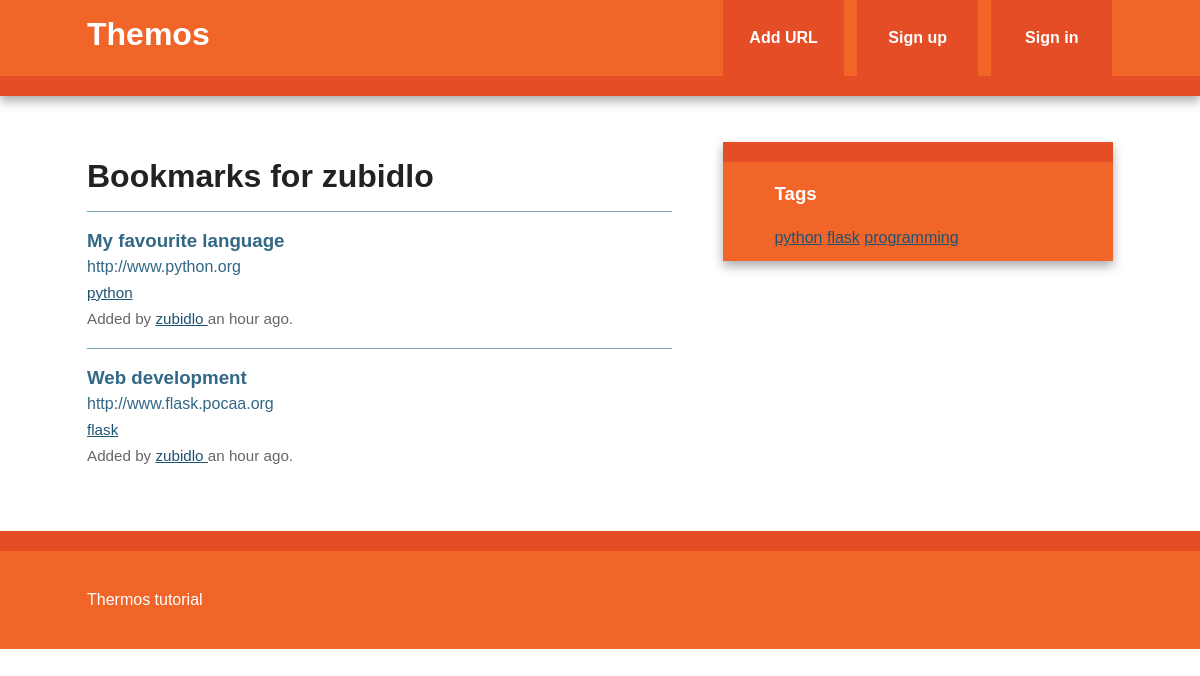
Screenshot of /user/zubidlo with the database file from the repository.
### thermos/models.py (models this page shows, shortened)
class User(db.Model, UserMixin):
    id = db.Column(db.Integer, primary_key=True)
    username = db.Column(db.String(80), unique=True)
    email = db.Column(db.String(120), unique=True)
    bookmarks = db.relationship('Bookmark', backref='user', lazy='dynamic')
    password_hash = db.Column(db.String)
    @property
    def password(self):
        """
        getter not implemented
        """
        raise AttributeError('password: write-only filed')
    @staticmethod
    def get_by_username(username):
        return User.query.filter_by(username=username).first()

class Bookmark(db.Model):
    id = db.Column(db.Integer, primary_key=True)
    url = db.Column(db.Text, nullable=False)
    date = db.Column(db.DateTime, default=datetime.utcnow())
    description = db.Column(db.String(300))
    user_id = db.Column(db.Integer, db.ForeignKey('user.id'), nullable=False)
    _tags = db.relationship('Tag', secondary=tags,
                            backref=db.backref('bookmarks', lazy='dynamic'))
    @property
    def tags(self):
        return ','.join(t.name for t in self._tags)
    @tags.setter
    def tags(self, string):
        """
        tags setter
        """
        if string:
            self._tags = [Tag.get_or_create(name) for name in string.split(',')]

class Tag(db.Model):
    id = db.Column(db.Integer, primary_key=True)
    name = db.Column(db.String(25), nullable=False, unique=True, index=True)
    @staticmethod
    def all():
        return Tag.query.all()
    def __repr__(self):
        return self.name

### thermos/views.py (the view)
@app.route('/user/<username>')
def user(username):
    user = User.get_by_username(username)
    if user:
        return render_template('user.html', user=user)
    abort(404)

### thermos/views.py (called while the page is built)
@app.context_processor
def inject_tags():
    return dict(all_tags=Tag.all)

### thermos/templates/user.html (shortened to what this page needs)
{% extends "base.html" %}
{% block content %}
    <article>
        <header>
            <h1>Bookmarks for {{ user.username }}</h1>
            {% if user.bookmarks.count() > 0 %}
                {% with bookmarks=user.bookmarks %}
                    {% include "bookmark_list.html" %}
                {% endwith %}
            {% else %}
                This user has not added any bookmarks yet.
            {% endif %}
        </header>
    </article>
{% endblock %}

### thermos/templates/base.html (shortened to what this page needs)
<!doctype html>
<html class="no-js" lang="">
    <head>
        {% block styles %}
            <link rel="stylesheet" href="{{ url_for('static', filename='css/normalize.min.css') }}">
            <link rel="stylesheet" href="{{ url_for('static', filename='css/main.css') }}">
        {% endblock %}
    </head>
    <body>
        <div class="header-container">
            <header class="wrapper clearfix">
                <a href="{{ url_for('index') }}"><h1 class="title">Themos</h1></a>
                <nav>
                    <ul>
                        <li><a href="{{ url_for('add') }}">Add URL</a></li>
                        {% if current_user.is_authenticated %}
                            <li><a href="{{ url_for('user', username=current_user.username) }}">My Links</a></li>
                            <li><a href="{{ url_for('logout') }}">Sign out</a></li>
                        {% else %}
                            <li><a href="{{ url_for('signup') }}">Sign up</a></li>
                            <li><a href="{{ url_for('login') }}">Sign in</a></li>
                        {% endif %}
                    </ul>
                </nav>
            </header>
        </div>
        <div class="main-container">
            <div class="main wrapper clearfix">
                {% block content %}
                {% endblock %}
                {% block sidebar %}
                    <aside>
                        <h3>Tags</h3>
                        {% for t in all_tags() %}
                            <a href="{{ url_for('tag', name=t) }}">{{ t }}</a>
                        {% endfor %}
                    </aside>
                {% endblock %}
            </div>
        </div>
        <div class="footer-container">
            <footer class="wrapper">
                <p>Thermos tutorial</p>
            </footer>
        </div>
    </body>
</html>

### thermos/templates/bookmark.html (shortened to what this page needs)
<div class="bookmark">
    <a class="header" href="{{ bookmark.url }}">
        <h3 class="description">
            {{ bookmark.description|truncate(50, killwords=True) }}
        </h3>
        <span class="url">
            {{ bookmark.url|truncate(50, killwords=True) }}
        </span>
    </a>
    <div class="info">
        <span class="tags">
            {% if bookmark.tags %}
                {% for t in bookmark._tags %}
                    <a href="{{ url_for('tag', name=t) }}">{{ t }}</a>
                {% endfor %}
            {% else %}
                No tags.
            {% endif %}
        </span>
        <br>
        Added by
        <a href="{{ url_for('user', username=bookmark.user.username) }}">
            {{ bookmark.user.username }}
        </a>
        {{ moment(bookmark.date).fromNow() }}.
    </div>
</div>

### thermos/static/css/main.css (style rules this page uses)
html { color: #222; font-size: 1em; line-height: 1.4; }
body { font: 16px/26px Helvetica, Helvetica Neue, Arial; }
.wrapper { width: 90%; margin: 0 5%; }
.header-container { border-bottom: 20px solid #e44d26; }
.footer-container, .main aside { border-top: 20px solid #e44d26; }
.header-container, .footer-container, .main aside { background: #f16529; }
.title { color: white; }
nav ul { margin: 0; padding: 0; list-style-type: none; }
nav a { display: block; margin-bottom: 10px; padding: 15px 0; text-align: center; text-decoration: none; font-weight: bold; color: white; background: #e44d26; }
.main { padding: 30px 0; }
.main article h1 { font-size: 2em; }
.main aside { color: white; padding: 0px 5% 10px; }
.footer-container footer { color: white; padding: 20px 0; }
a,a:visited { color: #1e5373; }
.bookmark { padding-bottom: .5em; border-top: 1px solid #7ea6bf; padding: 1em 0; }
a.header { color: #326786; text-decoration: none; display: block; }
a.header h3 { margin: 0 0; }
div.info { font-size: .95em; color: #666666; }
@media only screen and (min-width: 480px) { nav a { float: left; width: 27%; margin: 0 1.7%; padding: 25px 2%; margin-bottom: 0; } }
@media only screen and (min-width: 480px) { nav li:first-child a { margin-left: 0; } }
@media only screen and (min-width: 480px) { nav li:last-child a { margin-right: 0; } }
@media only screen and (min-width: 480px) { nav ul li { display: inline; } }
@media only screen and (min-width: 768px) { .header-container, .main aside { -webkit-box-shadow: 0 5px 10px #aaa; -moz-box-shadow: 0 5px 10px #aaa; box-shadow: 0 5px 10px #aaa; } }
@media only screen and (min-width: 768px) { .title { float: left; } }
@media only screen and (min-width: 768px) { nav { float: right; width: 38%; } }
@media only screen and (min-width: 768px) { .main article { float: left; width: 57%; } }
@media only screen and (min-width: 768px) { .main aside { float: right; width: 28%; } }
@media only screen and (min-width: 1140px) { .wrapper { width: 1026px; margin: 0 auto; } }
.clearfix:before, .clearfix:after { content: " "; display: table; }
.clearfix:after { clear: both; }
.clearfix { *zoom: 1; }

### rows the page displays
User: username "zubidlo"
Bookmark: description "My favourite language", url "http://www.python.org", user.username "zubidlo", date "an hour ago"
Tag: name "python"
Bookmark: description "Web development", url "http://www.flask.pocaa.org", user.username "zubidlo", date "an hour ago"
Tag: name "flask"
Tag: name "programming"
